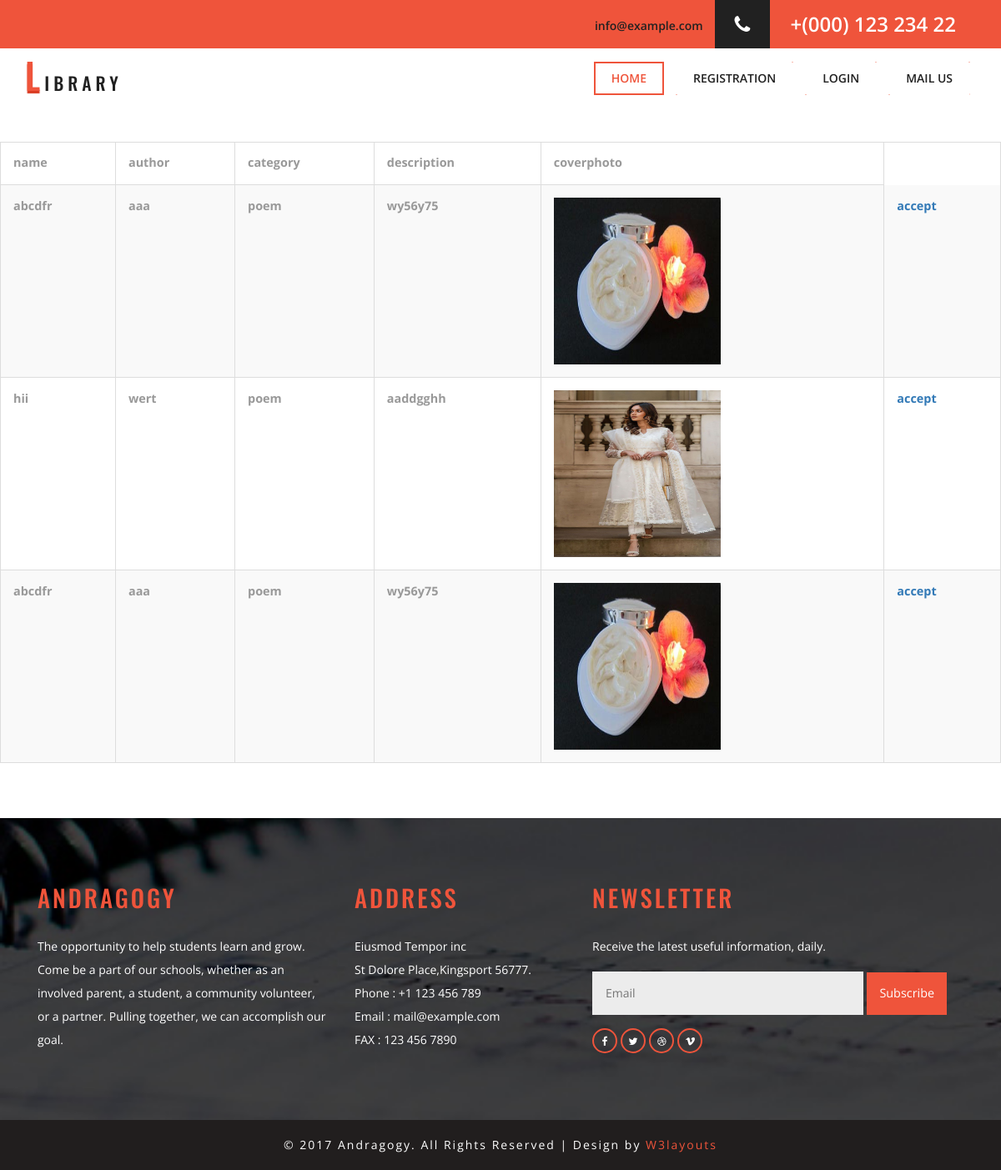
Page /viewreturn on the committed database.
### student/models.py (models this page shows)
class booking(models.Model):
    booking_id=models.ForeignKey("library.books",on_delete=models.CASCADE)
    student_id=models.ForeignKey(student,on_delete=models.CASCADE)
    return_date=models.DateField(blank=True,null=True)
    status=models.CharField( max_length=50,default='pending')
    booking_date=models.DateField()

### library/models.py (models this page shows)
class books(models.Model):
    name=models.CharField(max_length=50)
    author=models.CharField(max_length=50)
    category=models.ForeignKey(categorys,on_delete=models.CASCADE)
    description=models.CharField(max_length=50)
    coverphoto=models.FileField()
    No_of_copies=models.PositiveIntegerField()

class categorys(models.Model):
    name=models.CharField(max_length=50)

### library/views.py (the view)
# urls.py: path('viewreturn',views.viewreturn,name='viewreturn'),
def viewreturn(request):
    book=booking.objects.filter(status="Returned")
    return render(request,'viewreturn.html',{'bo':book})

### templates/viewreturn.html (shortened to what this page needs)
{% extends 'commonbase.html' %}
{% block content %}
<br>
<br>
<table class="table table-bordered table-hover table-striped table-responsive-md">
    <tr class="bg-warning">
        <tr>
            <th>name</th>
            <th>author</th>
            <th>category</th>
            <th>description</th>
            <th>coverphoto</th>
        </tr>
        {% for i in bo %}
        <tr>
            <th>{{i.booking_id.name}}</th>
            <th>{{i.booking_id.author}}</th>
            <th>{{i.booking_id.category.name}}</th>
            <th>{{i.booking_id.description}}</th>
            <th><img src="{{i.booking_id.coverphoto.url}}" alt="" style="width:200px;height:200px"></th>
            <th><a href="{% url 'accept' i.id %}">accept</a></th>
        </tr>
        {% endfor %}
    </table>
    <br>
    <br>
{% endblock %}

### static/web/css/style.css (style rules this page uses)
html, body { font-size: 100%; font-family: 'Open Sans', sans-serif; background:#ffffff; margin: 0; }
input[type="submit"],input[type="reset"],a,.w3ls_services_grid,.w3ls_footer_grid_leftr h4,.w3ls_footer_grid_leftl { -webkit-transition: 0.5s ease-in; -moz-transition: 0.5s ease-in; -ms-transition: 0.5s ease-in; -o-transition: 0.5s ease-in; transition:0.5s ease-in; }
.table > thead > tr > th, .table > tbody > tr > th, .table > tfoot > tr > th, .table > thead > tr > td, .table > tbody > tr > td, .table > tfoot > tr > td { border-top: none !important; }
.table td, .table>tbody>tr>td, .table>tbody>tr>th, .table>tfoot>tr>td, .table>tfoot>tr>th, .table>thead>tr>td, .table>thead>tr>th { padding: 15px!important; }
.table > thead > tr > th, .table > tbody > tr > th, .table > tfoot > tr > th, .table > thead > tr > td, .table > tbody > tr > td, .table > tfoot > tr > td { font-size: 0.9em; color: #999; border-top: none !important; }

### rows in the picture
booking: booking_id.name "abcdfr", booking_id.author "aaa", booking_id.category.name "poem", booking_id.description "wy56y75", booking_id.coverphoto (picture)
booking: booking_id.name "hii", booking_id.author "wert", booking_id.category.name "poem", booking_id.description "aaddgghh", booking_id.coverphoto (picture)
booking: booking_id.name "abcdfr", booking_id.author "aaa", booking_id.category.name "poem", booking_id.description "wy56y75", booking_id.coverphoto (picture)
